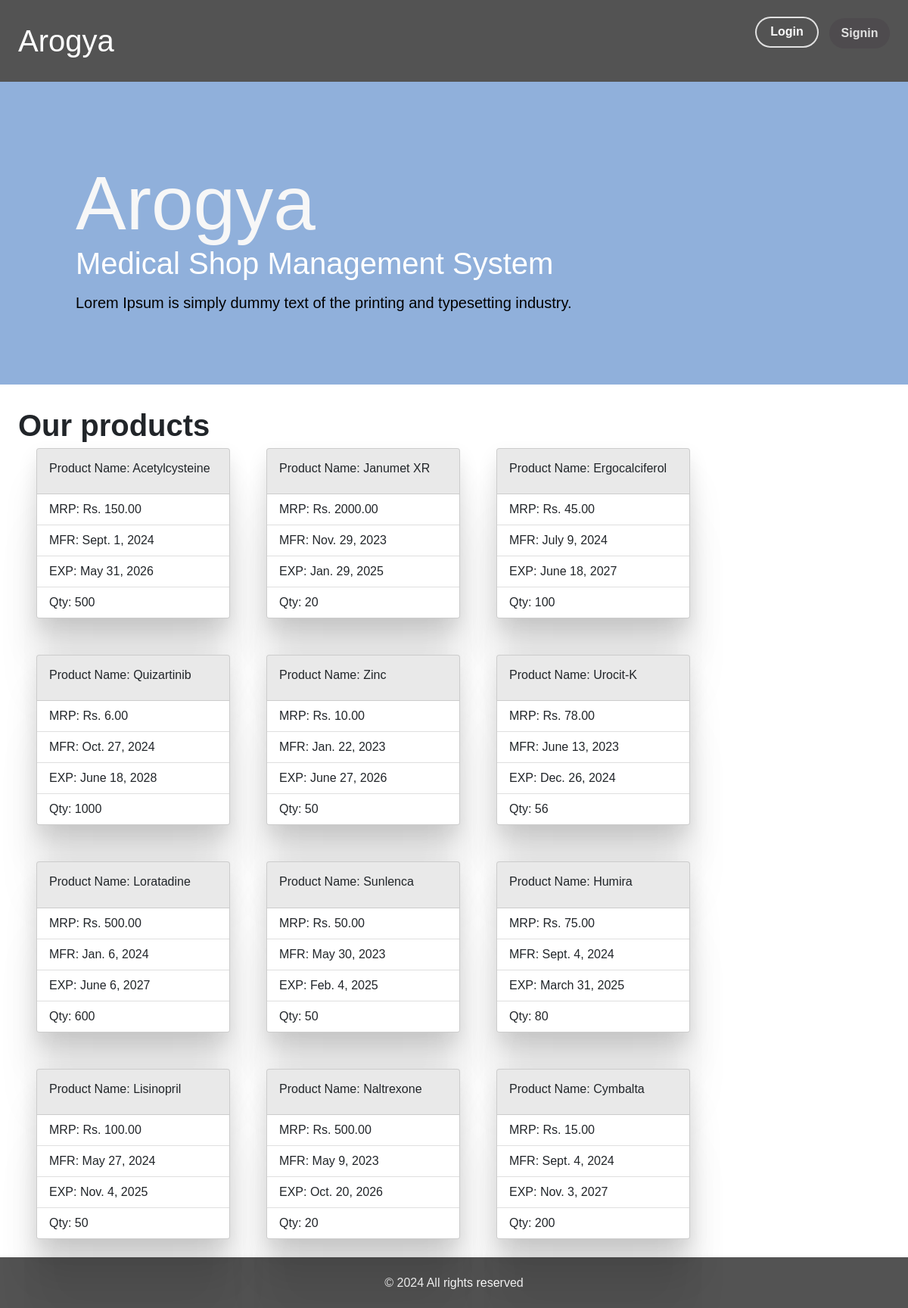
/store/, run on the app's committed database.
### store/models.py (models this page shows, shortened)
class Product(models.Model):
    product_id = models.AutoField(primary_key=True)
    product_name = models.CharField(max_length=100)
    mrp = models.DecimalField(max_digits=10, decimal_places=2)
    mfg = models.DateField(auto_now=False, auto_now_add=False)
    exp = models.DateField(auto_now=False, auto_now_add=False)
    qty = models.IntegerField(default=0)
    created_at = models.DateTimeField(auto_now_add=True)

### store/views.py (the view)
# urls.py: 2. Add a URL to urlpatterns:  path('', views.home, name='home')
def home(request):
    products = Product.objects.all()
    return render(request, 'store/home.html', {'products':products})

### store/Templates/store/home.html
{% extends "store/base.html" %}
{% block content %}
<div style="min-height: 82vh;">
    <div class="banner">
        <div class="homepageContainer">
            <div class="bannerHeader">
                <h1>Arogya</h1>
                <p>Medical Shop Management System</p>
            </div>
            <p class="bannerTagline">
                Lorem Ipsum is simply dummy text of the printing and typesetting industry.
            </p>
       </div>
    </div>
    <div>
        <div class="px-4 pt-4 ">
            <p class="fs-1 fw-bold">Our products</p>
        </div>
        <div class="px-5 pb-4 d-flex flex-wrap gap-5">
            {% for product in products %}
            <div class="card" style="width: 16rem;">
                <div class="card-body">
                    <h5 class="card-title">Product Name: {{ product.product_name }}</h5>
                </div>
                <ul class="list-group list-group-flush">
                    <li class="list-group-item">MRP: Rs. {{ product.mrp }}</li>
                    <li class="list-group-item">MFR: {{ product.mfg }}</li>
                    <li class="list-group-item">EXP: {{ product.exp }}</li>
                    <li class="list-group-item">Qty: {{ product.qty }}</li>
                </ul>
            </div>
            {% endfor %}
        </div>
    </div>
</div>
{% endblock %}

### data on the page
Product: product_name "Acetylcysteine", mrp "150.00", mfg "Sept. 1, 2024", exp "May 31, 2026", qty "500"
Product: product_name "Janumet XR", mrp "2000.00", mfg "Nov. 29, 2023", exp "Jan. 29, 2025", qty "20"
Product: product_name "Ergocalciferol", mrp "45.00", mfg "July 9, 2024", exp "June 18, 2027", qty "100"
Product: product_name "Quizartinib", mrp "6.00", mfg "Oct. 27, 2024", exp "June 18, 2028", qty "1000"
Product: product_name "Zinc", mrp "10.00", mfg "Jan. 22, 2023", exp "June 27, 2026", qty "50"
Product: product_name "Urocit-K", mrp "78.00", mfg "June 13, 2023", exp "Dec. 26, 2024", qty "56"
Product: product_name "Loratadine", mrp "500.00", mfg "Jan. 6, 2024", exp "June 6, 2027", qty "600"
Product: product_name "Sunlenca", mrp "50.00", mfg "May 30, 2023", exp "Feb. 4, 2025", qty "50"
Product: product_name "Humira", mrp "75.00", mfg "Sept. 4, 2024", exp "March 31, 2025", qty "80"
Product: product_name "Lisinopril", mrp "100.00", mfg "May 27, 2024", exp "Nov. 4, 2025", qty "50"
Product: product_name "Naltrexone", mrp "500.00", mfg "May 9, 2023", exp "Oct. 20, 2026", qty "20"
Product: product_name "Cymbalta", mrp "15.00", mfg "Sept. 4, 2024", exp "Nov. 3, 2027", qty "200"
